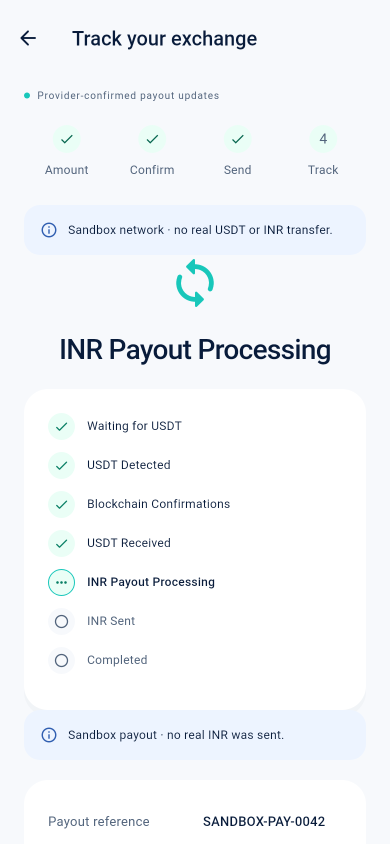
#> input picture docs/phase5/previews/01_processing.png, 780 x 1688 px (shown at 1/2 size)
$ python preview-phase5-board.py
#> lines starting #> are read from the running program, lines starting #| are printed output that depends on the picture
"""Compose actual Flutter widget captures; never synthesize app screenshots."""
from pathlib import Path
from PIL import Image,ImageDraw,ImageFont
root=Path(__file__).resolve().parents[1]
base=root/'docs/phase5'
items=[('01_processing.png','Payout processing'),('02_completed.png','Transaction completed'),('03_details.png','Transaction details'),('04_history.png','History')]
width,gap,pad=330,28,48
images=[]
for name,label in items:
 im=Image.open(base/'previews'/name).convert('RGB')
 images.append((im.resize((width,round(im.height*width/im.width)),Image.Resampling.LANCZOS),label))
w=pad*2+width*4+gap*3;h=210+max(im.height for im,_ in images)+65
#> after `w = pad * 2 + width * 4 + gap * 3`: w = 1500
out=Image.new('RGB',(w,h),'#F7F9FC');draw=ImageDraw.Draw(out)
#> after `out = Image.new('RGB', (w, h), '#F7F9FC')`:
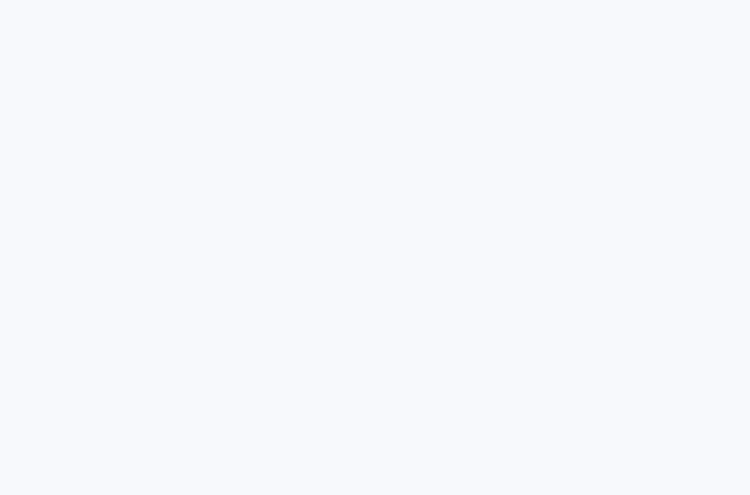
#> out: PIL image 1500x989 RGB (shown at 1/2 size); mean R, G, B 247, 249, 252
font='/usr/share/fonts/truetype/dejavu/DejaVuSans.ttf'
large=ImageFont.truetype(font,34);small=ImageFont.truetype(font,18);bold=ImageFont.truetype('/usr/share/fonts/truetype/dejavu/DejaVuSans-Bold.ttf',19)
#> (the run stopped early here; a loop or call above may not have finished)
